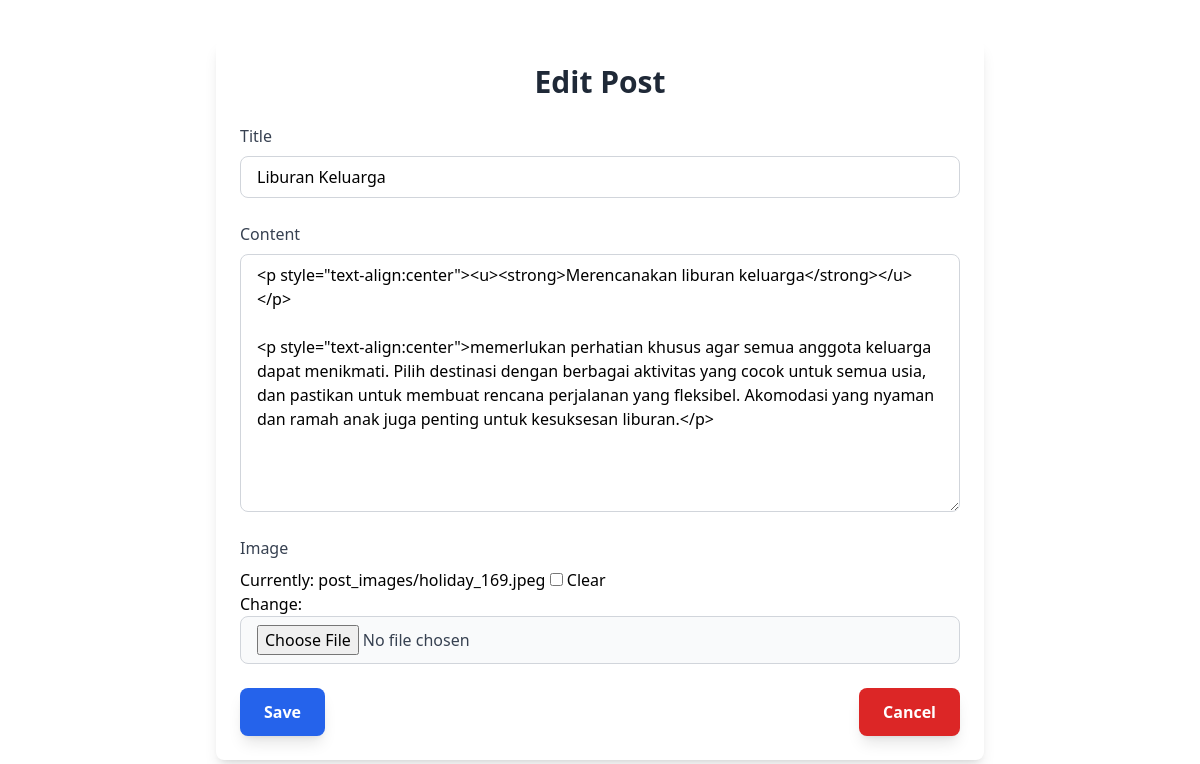
The app's page /post/13/edit/ with its own data.
### blog/models.py (models this page shows, shortened)
class Post(models.Model):
    title = models.CharField(max_length=200)
    content = RichTextField()
    image = models.ImageField(upload_to='post_images/', blank=True, null=True)  # Field gambar
    created_at = models.DateTimeField(auto_now_add=True)
    updated_at = models.DateTimeField(auto_now=True)

### blog/views.py (the view)
# urls.py: path('post/<int:id>/edit/', views.post_update, name='post_update'),
def post_update(request, id):
    post = get_object_or_404(Post, id=id)
    if request.method == 'POST':
        form = PostForm(request.POST, request.FILES, instance=post)  # Tambahkan request.FILES
        if form.is_valid():
            form.save()
            return redirect('post_list')
    else:
        form = PostForm(instance=post)
    return render(request, 'blog/post_form.html', {'form': form})

### blog/forms.py
class PostForm(forms.ModelForm):
    class Meta:
        model = Post
        fields = ['title', 'content', 'image']
    def __init__(self, *args, **kwargs):
        super().__init__(*args, **kwargs)
        self.fields['title'].widget.attrs.update({'class': 'block w-full border border-gray-300 rounded-lg py-2 px-4 focus:outline-none focus:ring-2 focus:ring-blue-500'})
        self.fields['content'].widget.attrs.update({'class': 'block w-full border border-gray-300 rounded-lg py-2 px-4 focus:outline-none focus:ring-2 focus:ring-blue-500'})
        self.fields['image'].widget.attrs.update({'class': 'block w-full border border-gray-300 rounded-lg py-2 px-4 bg-gray-50 text-gray-700'})

### blog/templates/blog/post_form.html (shortened to what this page needs)
{% extends "blog/master.html" %}
{% block content %}
<div class="max-w-3xl mx-auto p-6 bg-white shadow-lg rounded-lg my-10">
    <h2 class="text-3xl font-semibold mb-6 text-center text-gray-800">
        {% if form.instance.id %}Edit{% else %}Add{% endif %} Post
    </h2>
    <form method="POST" enctype="multipart/form-data" class="space-y-6">
        <div class="form-group">
            <label for="{{ form.title.id_for_label }}" class="block text-gray-700 font-medium mb-2">
                {{ form.title.label }}
            </label>
            {{ form.title }}
        </div>
        <div class="form-group">
            <label for="{{ form.content.id_for_label }}" class="block text-gray-700 font-medium mb-2">
                {{ form.content.label }}
            </label>
            {{ form.content }}
        </div>
        <div class="form-group">
            <label for="{{ form.image.id_for_label }}" class="block text-gray-700 font-medium mb-2">
                {{ form.image.label }}
            </label>
            {{ form.image }}
        </div>
        <div class="flex justify-between">
            <button type="submit" class="px-6 py-3 bg-blue-600 text-white font-semibold rounded-lg shadow-lg hover:bg-blue-700 transition ease-in-out duration-300">
                Save
            </button>
            <a href="{% url 'post_list' %}" class="px-6 py-3 bg-red-600 text-white font-semibold rounded-lg shadow-lg hover:bg-red-700 transition ease-in-out duration-300">
                Cancel
            </a>
        </div>
    </form>
</div>
{% endblock %}

### blog/static/css/styles.css (style rules this page uses)
html, :host { line-height: 1.5; -webkit-text-size-adjust: 100%; -moz-tab-size: 4; -o-tab-size: 4; tab-size: 4; font-family: ui-sans-serif, system-ui, sans-serif, "Apple Color Emoji", "Segoe UI Emoji", "Segoe UI Symbol", "Noto Color Emoji"; font-feature-settings: normal; font-variation-settings: normal; -webkit-tap-highlight-color: transparent; }
body { margin: 0; line-height: inherit; }
h1, h2, h3, h4, h5, h6 { font-size: inherit; font-weight: inherit; }
a { color: inherit; text-decoration: inherit; }
button, input, optgroup, select, textarea { font-family: inherit; font-feature-settings: inherit; font-variation-settings: inherit; font-size: 100%; font-weight: inherit; line-height: inherit; letter-spacing: inherit; color: inherit; margin: 0; padding: 0; }
button, select { text-transform: none; }
button, input:where([type='button']), input:where([type='reset']), input:where([type='submit']) { -webkit-appearance: button; background-color: transparent; background-image: none; }
blockquote, dl, dd, h1, h2, h3, h4, h5, h6, hr, figure, p, pre { margin: 0; }
textarea { resize: vertical; }
input::placeholder, textarea::placeholder { opacity: 1; color: #9ca3af; }
button, [role="button"] { cursor: pointer; }
.mx-auto { margin-left: auto; margin-right: auto; }
.my-10 { margin-top: 2.5rem; margin-bottom: 2.5rem; }
.mb-6 { margin-bottom: 1.5rem; }
.mb-2 { margin-bottom: 0.5rem; }
.block { display: block; }
.flex { display: flex; }
.w-full { width: 100%; }
.max-w-3xl { max-width: 48rem; }
.justify-between { justify-content: space-between; }
.space-y-6 > :not([hidden]) ~ :not([hidden]) { --tw-space-y-reverse: 0; margin-top: calc(1.5rem * calc(1 - var(--tw-space-y-reverse))); margin-bottom: calc(1.5rem * var(--tw-space-y-reverse)); }
.rounded-lg { border-radius: 0.5rem; }
.border { border-width: 1px; }
.border-gray-300 { --tw-border-opacity: 1; border-color: rgb(209 213 219 / var(--tw-border-opacity)); }
.bg-blue-600 { --tw-bg-opacity: 1; background-color: rgb(37 99 235 / var(--tw-bg-opacity)); }
.bg-white { --tw-bg-opacity: 1; background-color: rgb(255 255 255 / var(--tw-bg-opacity)); }
.bg-red-600 { --tw-bg-opacity: 1; background-color: rgb(220 38 38 / var(--tw-bg-opacity)); }
.bg-gray-50 { --tw-bg-opacity: 1; background-color: rgb(249 250 251 / var(--tw-bg-opacity)); }
.p-6 { padding: 1.5rem; }
.px-4 { padding-left: 1rem; padding-right: 1rem; }
.px-6 { padding-left: 1.5rem; padding-right: 1.5rem; }
.py-2 { padding-top: 0.5rem; padding-bottom: 0.5rem; }
.py-3 { padding-top: 0.75rem; padding-bottom: 0.75rem; }
.text-center { text-align: center; }
.text-3xl { font-size: 1.875rem; line-height: 2.25rem; }
.font-semibold { font-weight: 600; }
.font-medium { font-weight: 500; }
.text-gray-800 { --tw-text-opacity: 1; color: rgb(31 41 55 / var(--tw-text-opacity)); }
.text-white { --tw-text-opacity: 1; color: rgb(255 255 255 / var(--tw-text-opacity)); }
.text-gray-700 { --tw-text-opacity: 1; color: rgb(55 65 81 / var(--tw-text-opacity)); }
.shadow-lg { --tw-shadow: 0 10px 15px -3px rgb(0 0 0 / 0.1), 0 4px 6px -4px rgb(0 0 0 / 0.1); --tw-shadow-colored: 0 10px 15px -3px var(--tw-shadow-color), 0 4px 6px -4px var(--tw-shadow-color); box-shadow: var(--tw-ring-offset-shadow, 0 0 #0000), var(--tw-ring-shadow, 0 0 #0000), var(--tw-shadow); }
.transition { transition-property: color, background-color, border-color, text-decoration-color, fill, stroke, opacity, box-shadow, transform, filter, -webkit-backdrop-filter; transition-property: color, background-color, border-color, text-decoration-color, fill, stroke, opacity, box-shadow, transform, filter, backdrop-filter; transition-property: color, background-color, border-color, text-decoration-color, fill, stroke, opacity, box-shadow, transform, filter, backdrop-filter, -webkit-backdrop-filter; transition-timing-function: cubic-bezier(0.4, 0, 0.2, 1); transition-duration: 150ms; }
.duration-300 { transition-duration: 300ms; }
.ease-in-out { transition-timing-function: cubic-bezier(0.4, 0, 0.2, 1); }

### records on screen
Post: title "Liburan Keluarga", content "<p style=\"text-align:center\"><u><strong>Merencanakan liburan keluarga</strong></u></p> <p style=\"text-align:center\">memerlukan perhatian khusus agar semua anggota keluarga dapat menikmati. Pilih destinasi dengan berbagai aktivitas yang cocok untuk semua usia, dan pastikan untuk membuat rencana perjalanan yang fleksibel. Akomodasi yang nyaman dan ramah anak juga penting untuk kesuksesan liburan.</p>"
